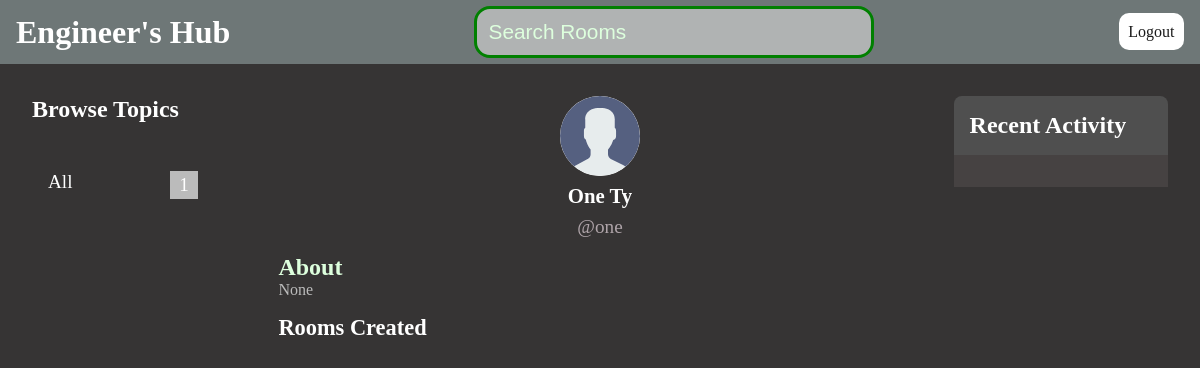
Page /proflie/2 on the earlier database version.
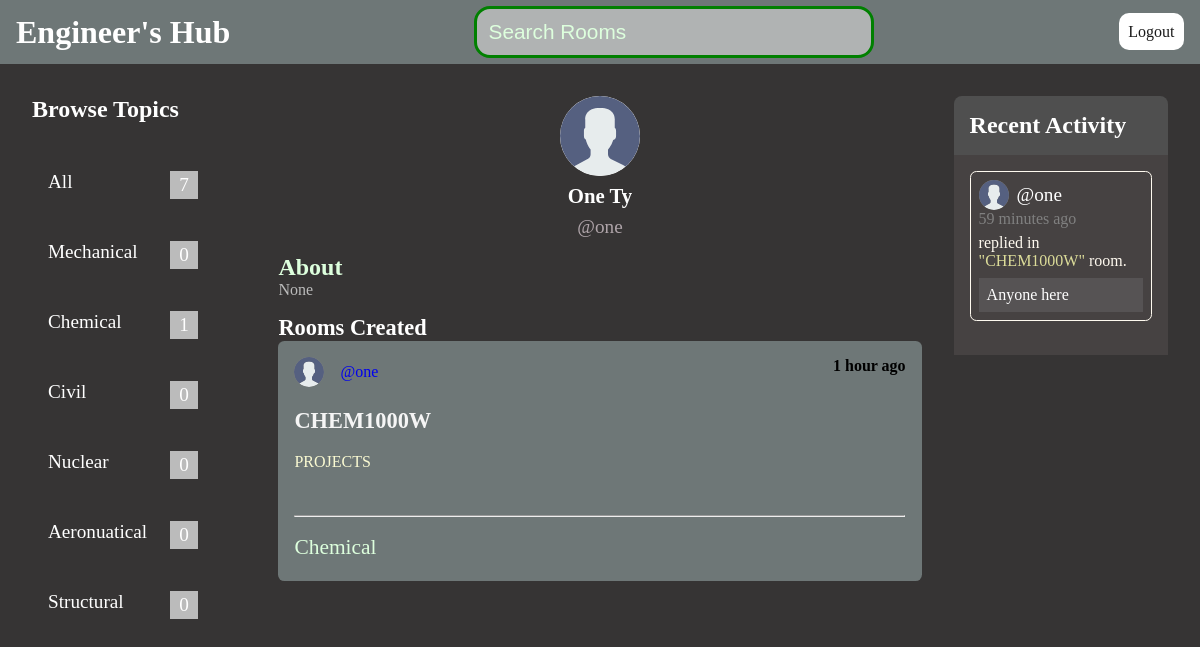
Same page on the later database version.
### handle_app/models.py (models this page shows, shortened)
class User(AbstractUser):
    email = models.EmailField(unique=True)
    bio = models.TextField(max_length=250, null=True, blank=True)
    avatar = models.ImageField(null=True, default='avatar.svg')
    USERNAME_FIELD = 'email'
    REQUIRED_FIELDS = []

class Topic(models.Model):
    name = models.CharField(max_length=200)

class Room(models.Model):
    host = models.ForeignKey(User, on_delete=models.SET_NULL, null=True, related_name='host_rooms')
    topic = models.ForeignKey(Topic, on_delete=models.SET_NULL, null=True, related_name='room_topic')
    name = models.CharField(max_length=140)
    description = models.TextField(null=True, blank=True)
    participants = models.ManyToManyField(User, related_name='participants', blank=True)
    created = models.DateTimeField(auto_now_add=True)
    updated = models.DateTimeField(auto_now=True)
    class Meta:
        ordering = ['-updated', '-created']
    def __str__(self):
        return self.name

class Message(models.Model):
    user = models.ForeignKey(User, on_delete=models.CASCADE, related_name='host_messages')
    room = models.ForeignKey(Room, on_delete=models.SET_NULL, null=True, related_name='room_messages')
    body = models.TextField(null=True)
    created = models.DateTimeField(auto_now_add=True)
    updated = models.DateTimeField(auto_now=True)
    class Meta:
        ordering = ['-updated', '-created']
    def __str__(self):
        return self.body[0:40]

### handle_app/views.py (the view)
# urls.py: path('proflie/<int:pk>', views.userProfilePage, name='profile'),
def userProfilePage(request, pk):
    user = User.objects.get(id=pk)
    rooms = user.host_rooms.all()
    room_messages = user.host_messages.all()
    topics = Topic.objects.all()
    context = {
        'user': user,
        'rooms': rooms,
        'room_messages': room_messages,
        'topics': topics,
    }
    return render(request, 'handle/profile.html', context)

### handle_app/templates/handle/profile.html (shortened to what this page needs)
<!DOCTYPE html>
{% load static %}
<html lang="en">
<head>
    <link rel="stylesheet" href="{% static 'handles/profile.css' %}">
</head>
<body>
    <header>
        <h1><a href="{% url 'rooms' %}">Engineer's Hub</a></h1>
        <form method="get" action="{% url 'rooms' %}">
            <input type="text" name="q" placeholder="Search Rooms">
        </form>
        <p class="logout"><a href="{% url 'logout' %}">Logout</a></p>
    </header>
    <main>
        <section class="topics">
            {% include 'handle/includes/topics.html' %}
        </section>
        <section>
            <article class="user_data">
                <img src="{{ user.avatar.url }}">
                <h1>{{ user.first_name }} {{ user.last_name }}</h1>
                <p>@{{ user.username }}</p>
            </article>
            <h2 class="user_about">About</h2>
            <p class="user_bio">{{ user.bio }}</p>
            <h3 class="user_data_h3">Rooms Created</h3>
            {% include 'handle/includes/feed.html' %}
        </section>
        <section class="activities">
            {% include 'handle/includes/activity.html' %}
        </section>
    </main>
</body>
</html>

### handle_app/templates/handle/includes/topics.html
<h1>Browse Topics</h1>
<article class="topics_loop">
    <p class="count_container"><a href="{% url 'rooms' %}">All <span class="topics_number">{{ topics.count |add:1 }}</span></a></p>
    {% for topic in topics %}
        <p class="count_container"><a href="{% url 'rooms' %}?q={{ topic.name }}">{{ topic.name }} <span class="topics_number">{{ topic.room_topic.all.count }}</span></a></p>
    {% endfor %}
</article>

### handle_app/templates/handle/includes/activity.html (shortened to what this page needs)
<h2>Recent Activity</h2>
    <section class="activity_container">
    {% for message in room_messages %}
        <article class="activity_loop">
            <figure class="image_container">
                <img src="{{ message.user.avatar.url }}" class="image">
                <p class="user"><a href="{% url 'profile' message.user.id %}">@{{ message.user.username }}</a></p>
            </figure>
            <p class="time">{{ message.created| timesince }} ago</p>
            <p class="replied">replied in <a href="{% url 'room-detail' message.room.id %}">"{{ message.room }}"</a> room.</p>
            <p class="message">{{ message }}</p>
        </article>
    {% endfor %}
    </section>

### handle_app/templates/handle/includes/feed.html (shortened to what this page needs)
{% for room in rooms %}
<article class="feed_rooms">
    <article class="name_date">
        <figure class="image_container">
            <img src="{{ room.host.avatar.url }}" class="image_feed image">
            <a href="{% url 'profile' room.host.id %}">@{{ room.host.username }}</a>
        </figure>
        <h4>{{ room.created| timesince }} ago</h4>
    </article>
    <h5><a href="{% url 'room-detail' room.id %}">{{ room.name }}</a></h5>
    <p class="description">{{ room.description }}</p>
    <p class="topic_name">{{ room.topic.name }}</p>
    <hr class="line">
</article>
{% endfor %}

### handle_app/static/handles/profile.css (style rules this page uses)
*, *::before, *::after { margin: 0; padding: 0; box-sizing: border-box; }
a { text-decoration: none; }
body { background-color: #363434; max-height: 97vh; }
main { display: grid; grid-template-columns: 1fr 3fr 1fr; }
header { background-color: #6e7777; height: 4rem; padding: 1rem; display: flex; justify-content: space-between; align-items: center; }
header h1 a { color: white; }
header input { width: 25rem; padding: 0.7rem; border-radius: 1rem; background-color: rgba(220, 220, 220, 0.6); caret-color: #ddffdd; color: #ddffdd; outline: none; border: 3px solid green; font-size: 1.3rem; }
header input::placeholder { color: #ddffdd; }
header p a { color: #1b1b1b; padding: 0.6rem; border-radius: 10px; background-color: white; text-decoration: none; }
main { display: grid; grid-template-columns: 1fr 3fr 1fr; gap: 2rem; padding: 2rem; }
.topics h1 { color: white; font-size: 1.5rem; margin-bottom: 2rem; }
.topics_loop { padding: 1rem; display: flex; flex-direction: column; justify-content: space-evenly; gap: 3rem; }
.topics_loop a { color: white; text-decoration: none; font-size: 1.2rem; }
.name_date { display: flex; justify-content: space-between; }
.feed_rooms { background-color: #6e7777; height: 15rem; padding: 1rem; margin-bottom: 1rem; border-radius: 0.4rem; position: relative; }
.feed_rooms h5 { margin-top: 1.3rem; text-decoration: none; }
.feed_rooms h5 a { text-decoration: none; color: whitesmoke; font-size: 1.4rem; }
.description { margin-top: 1.2rem; color: lightgoldenrodyellow; }
.line { position: absolute; bottom: 4rem; width: 95%; }
.topic_name { position: absolute; left: 1rem; bottom: 1.3rem; font-size: 1.34rem; color: #ddffdd; }
.image_container { display: flex; align-items: center; }
.image { width: 30px; height: 30px; border-radius: 50%; background-color: gray; margin-right: 0.5rem; }
.image_container .image_feed { margin-right: 1rem; }
.activities h2 { color: white; background-color: #4f4f4f; padding: 1rem; border-radius: 0.5rem 0.5rem 0rem 0rem; }
.activity_container { padding: 1rem; background-color: #464242; max-height: 550px; overflow: auto; }
.activity_loop { padding: 0.5rem; border: 0.1rem solid floralwhite; border-radius: 0.4rem; margin-bottom: 1.1rem; }
.activity_loop .user a { text-decoration: none; color: white; font-size: 1.2rem; }
.activity_loop .time { color: gray; margin-bottom: 0.4rem; }
.activity_loop .replied { color: floralwhite; margin-bottom: 0.5rem; }
.activity_loop .replied a { color: #dcdc99; text-decoration: none; }
.activity_loop .message { width: 100%; max-height: 7rem; padding: 0.5rem; background-color: rgba(148, 148, 154, 0.2); color: white; }
.user_data img { width: 80px; height: 80px; border-radius: 50%; background-color: white; }
.user_data { display: flex; flex-direction: column; gap: 0.5rem; justify-content: center; align-items: center; margin-bottom: 1rem; }
.user_data h1 { color: white; font-size: 1.3rem; }
.user_data p { color: #afa4a9; font-size: 1.2rem; }
.user_data_h3 { color: white; font-size: 1.4rem; }
.user_about { color: #ddffdd; }
.user_bio { color: #bbbbbb; margin-bottom: 1rem; }
.count_container { position: relative; }
.topics_number { position: absolute; right: 2rem; background-color: #bbbbbb; padding: 0.2rem 0.6rem; }

Differences in the rows shown:
added Topic: name "Mechanical", room_topic.all.count "0"
added Topic: name "Chemical", room_topic.all.count "1"
added Topic: name "Civil", room_topic.all.count "0"
added Topic: name "Nuclear", room_topic.all.count "0"
added Topic: name "Aeronuatical", room_topic.all.count "0"
added Topic: name "Structural", room_topic.all.count "0"
added Room: host.avatar (placeholder picture), host.username "one", created "1 hour", name "CHEM1000W", description "PROJECTS", topic.name "Chemical"
added Message: user.avatar (placeholder picture), user.username "one", created "59 minutes", room "CHEM1000W", body "Anyone here"
Other differences:
{{ topics.count |add:1 }}: "1" → "7"
